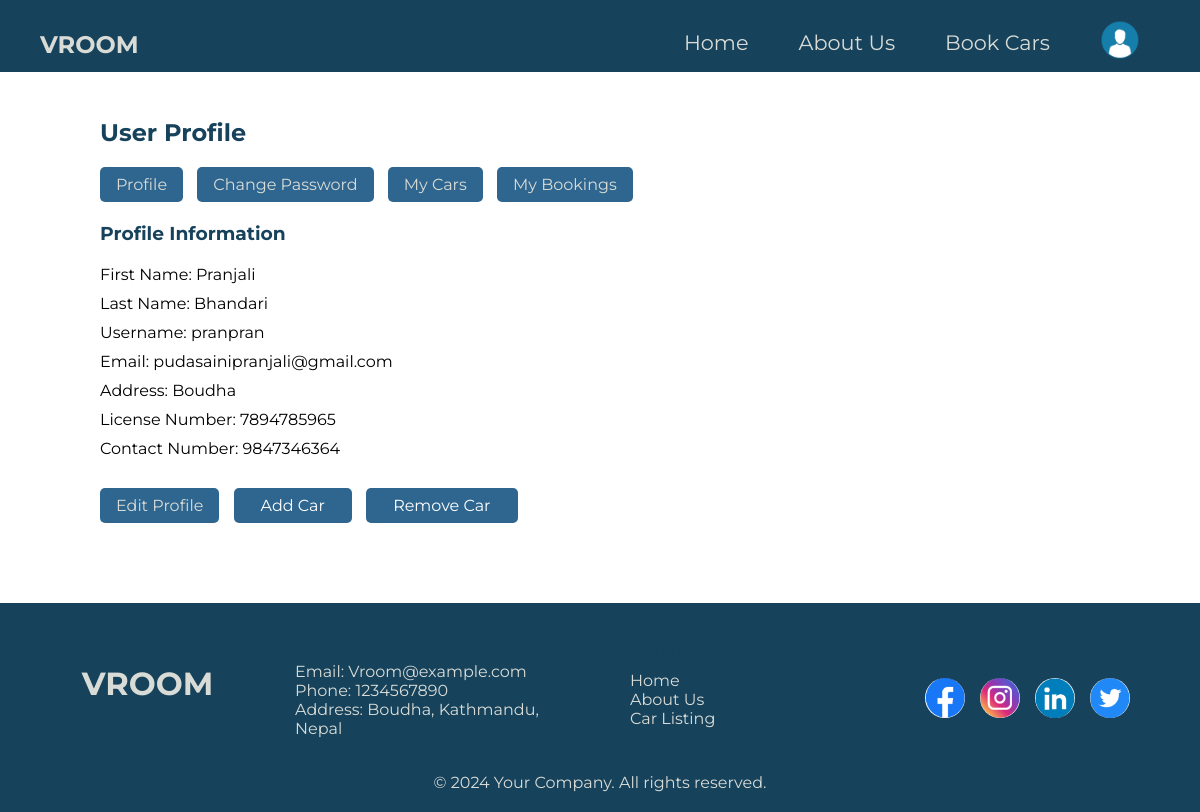
/user/profile/ (signed in), run on the app's committed database.
### userauthentication/models.py (models this page shows, shortened)
class Profile(models.Model):
    user = models.OneToOneField(User, on_delete=models.CASCADE, null=True)
    address = models.CharField(max_length=100, null=True)
    license_number = models.CharField(max_length=100, null=True)
    contact = models.CharField(max_length=100, null=True)

### userauthentication/authviews.py (the view)
# urls.py: path('user/profile/', authviews.user_profile_view, name='user_profile'),
@login_required
def user_profile_view(request):
    user = request.user
    try:
        profile = Profile.objects.get(user=user)
    except Profile.DoesNotExist:
        profile = Profile(user=user)
        profile.save()  # Ensure the profile is saved if it doesn't exist
    if request.method == 'POST':
        profile_form = UserProfileForm(request.POST, instance=profile, user=user)
        password_form = PasswordChangeForm(user, request.POST)
        if 'update_profile' in request.POST:
            if profile_form.is_valid():
                profile_form.save()
                messages.success(request, "Profile updated successfully.")
                return redirect('user_profile')  # Redirect to the same page to ensure data is refreshed
            else:
                messages.error(request, "Failed to update profile information. Please check the provided data.")
        elif 'change_password' in request.POST:
            form = PasswordChangeForm(user, request.POST)
            if form.is_valid():
                form.save()
                update_session_auth_hash(request, form.user)
                messages.success(request, "Password updated successfully.")
                return redirect('user_profile')  # Redirect to the same page to ensure data is refreshed
            else:
                for field, errors in form.errors.items():
                    for error in errors:
                        messages.error(request, f"{field}: {error}")
    else:
        profile_form = UserProfileForm(instance=profile, user=user)
        password_form = PasswordChangeForm(user)
    cars = CarDetail.objects.filter(renter_name=user.username)
    pending_bookings = CarOrder.objects.filter(rentee=user.profile, status='Pending')
    approved_bookings = CarOrder.objects.filter(rentee=user.profile, status='Approved')
    paid_bookings = CarOrder.objects.filter(rentee=user.profile, status='Paid')
    completed_bookings = CarOrder.objects.filter(rentee=user.profile, status='Completed')
    context = {
        'user': user,
        'profile': profile,
        'profile_form': profile_form,
        'password_form': password_form,
        'cars': cars,
        'pending_bookings': pending_bookings,
        'approved_bookings': approved_bookings,
        'paid_bookings': paid_bookings,
        'completed_bookings': completed_bookings
    }
    if not cars: # If no cars found in the database
        context['message'] = "You haven't added any cars yet."
    return render(request, 'main/user_profile.html', context)

### carlisting/models.py (called while the page is built)
    def __str__(self):
        return f'{self.car_model} - {self.car_type} - {self.renter_name} '

### templates/main/user_profile.html (shortened to what this page needs)
{% extends 'partials/base.html' %} {% load static %}  {% block content %}
<div class="main-container">
  <div class="details">
    <h2>User Profile</h2>
    <button class="button" id="profileBtn">Profile</button>
    <button class="button" id="changePasswordBtn">Change Password</button>
    <button class="button" id="myCarBtn">My Cars</button>
    <button class="button" id="myBookingsBtn">My Bookings</button>
    <div id="profileSection" class="section">
      <h3>Profile Information</h3>
      <p style="margin-top: 20px; margin-bottom: 10px">
        First Name: <span id="firstName">{{ user.first_name }}</span>
      </p>
      <p style="margin-bottom: 10px">
        Last Name: <span id="lastName">{{ user.last_name }}</span>
      </p>
      <p style="margin-bottom: 10px">
        Username: <span id="username">{{ user.username }}</span>
      </p>
      <p style="margin-bottom: 10px">
        Email: <span id="email">{{ user.email }}</span>
      </p>
      <p style="margin-bottom: 10px">
        Address: <span id="address">{{ profile.address }}</span>
      </p>
      <p style="margin-bottom: 10px">
        License Number:
        <span id="licenseNumber">{{ profile.license_number }}</span>
      </p>
      <p style="margin-bottom: 10px">
        Contact Number: <span id="contactNumber">{{ profile.contact }}</span>
      </p>
      <button class="button" id="editProfileBtn">Edit Profile</button>
      <button id="car-add-btn">Add Car</button>
      <button id="removeCarBtn">Remove Car</button>
    </div>
  </div>
  {% endblock %}

### static/css/base.css (style rules this page uses)
* { margin: 0; padding: 0; list-style: none; text-decoration: none; font-family: "Montserrat", sans-serif; box-sizing: border-box; }

### templates/partials/navbar.html (style rules this page uses)
:root { --indigo: #16425b; --lapis: #2f6690; --cerulean: #3a7ca5; --skyblue: #81c3d7; --platinum: #d9dcd6; }

### templates/main/user_profile.html (style rules this page uses)
:root { --indigo: #16425b; --lapis: #2f6690; --cerulean: #3a7ca5; --skyblue: #81c3d7; --platinum: #d9dcd6; --darkgray: #b4b4b3; --red: #f44336; --green: #4caf50; --darkgreen: darkgreen; --crimson: crimson; --white: #ffffff; }
body { font-family: "Montserrat", sans-serif; }
.main-container { width: 90vw; margin: 0 5%; margin-top: 9.8vh; min-height: 65.6vh; }
.details { padding: 40px; }
h2, h3 { color: var(--indigo); }
.button { padding: 8px 16px; border: none; background-color: var(--lapis); color: var(--platinum); cursor: pointer; border-radius: 5px; margin-right: 10px; font-size: medium; margin-top: 20px; }
.section { margin-top: 20px; }
#car-add-btn { margin-top: 2vh; background-color: var(--lapis); padding: 8px 27px; border: none; color: var(--white); cursor: pointer; border-radius: 5px; margin: 10px 0px 10px; font-size: medium; }
#removeCarBtn { margin-top: 2vh; background-color: var(--lapis); padding: 8px 27px; border: none; color: var(--white); cursor: pointer; border-radius: 5px; margin-left: 10px; font-size: medium; }

### templates/partials/footer.html (style rules this page uses)
* { margin: 0; padding: 0; list-style: none; text-decoration: none; font-family: "Montserrat", sans-serif; }

### data on the page
Profile: address "Boudha", license_number "7894785965", contact "9847346364"

### other printed values
{{ user.first_name }} "Pranjali"
{{ user.last_name }} "Bhandari"
{{ user.username }} "pranpran"
{{ user.email }} "pudasainipranjali@gmail.com"
